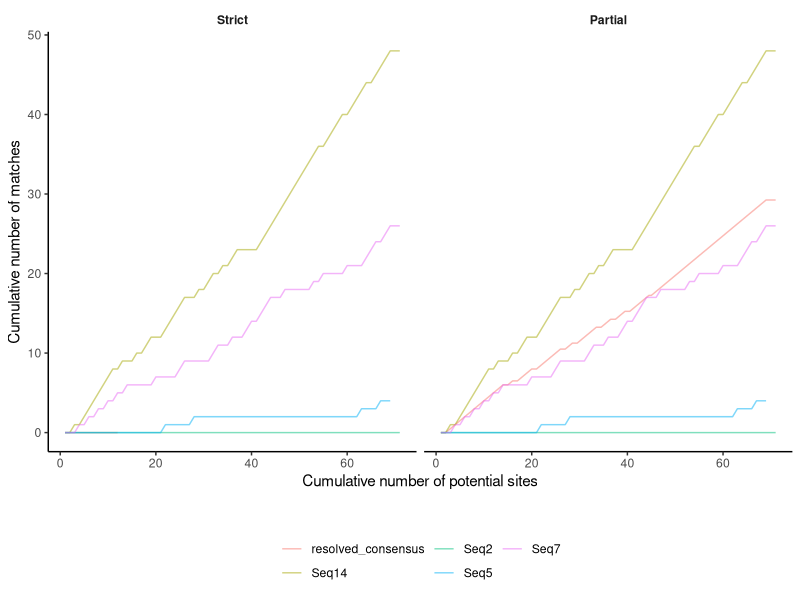

This chart was generated by the following R code:
# load library
library(tidyverse)

# read in positions file
positions_strict <- read_csv('example-strict-positions.csv')
positions_partial <- read_csv('example-partial-positions.csv')

# cumulative plot (for primary)
cum_matches_plot <- bind_rows(positions_strict %>% mutate(type = 'Strict'),
                              positions_partial %>% mutate(type = 'Partial')) %>%
  filter(control == 0) %>%
  arrange(potential_mut_site) %>%
  group_by(seq_name, type) %>%
  mutate(cum_potential = cumsum(prop_control),
         cum_match = cumsum(mut_match),
         type = factor(type, levels = c('Strict', 'Partial'))) %>%
  ggplot(aes(x = cum_potential, y = cum_match, col = seq_name)) +
  facet_grid(~type) +
  geom_line(alpha = 0.5) +
  guides(color=guide_legend(ncol=3)) +
  theme_classic() +
  theme(strip.background = element_blank(),
        strip.text = element_text(face = 'bold'),
        legend.position = 'bottom', legend.direction = 'vertical',
  ) +
  labs(x = 'Cumulative number of potential sites', y = 'Cumulative number of matches', col = '')

ggsave('example.png', cum_matches_plot, width = 7, height = 5)
